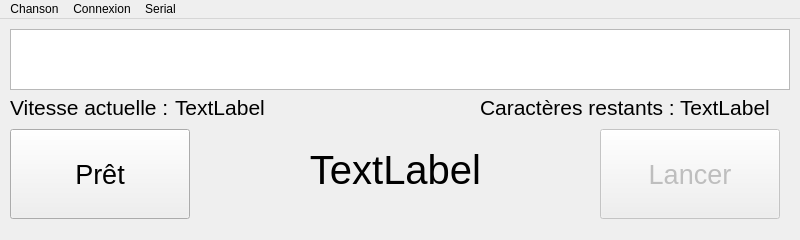
<?xml version="1.0" encoding="UTF-8"?>
<ui version="4.0">
 <class>MainWindow</class>
 <widget class="QMainWindow" name="MainWindow">
  <property name="geometry">
   <rect>
    <x>0</x>
    <y>0</y>
    <width>800</width>
    <height>240</height>
   </rect>
  </property>
  <property name="sizePolicy">
   <sizepolicy hsizetype="Fixed" vsizetype="Fixed">
    <horstretch>0</horstretch>
    <verstretch>0</verstretch>
   </sizepolicy>
  </property>
  <property name="minimumSize">
   <size>
    <width>800</width>
    <height>240</height>
   </size>
  </property>
  <property name="maximumSize">
   <size>
    <width>800</width>
    <height>240</height>
   </size>
  </property>
  <property name="windowTitle">
   <string>Paroles Village Asso</string>
  </property>
  <widget class="QWidget" name="centralWidget">
   <widget class="QTextEdit" name="lyricsViewer">
    <property name="geometry">
     <rect>
      <x>10</x>
      <y>10</y>
      <width>780</width>
      <height>61</height>
     </rect>
    </property>
    <property name="lineWrapMode">
     <enum>QTextEdit::NoWrap</enum>
    </property>
    <property name="readOnly">
     <bool>true</bool>
    </property>
    <property name="html">
     <string>&lt;!DOCTYPE HTML PUBLIC &quot;-//W3C//DTD HTML 4.0//EN&quot; &quot;http://www.w3.org/TR/REC-html40/strict.dtd&quot;&gt;
&lt;html&gt;&lt;head&gt;&lt;meta name=&quot;qrichtext&quot; content=&quot;1&quot; /&gt;&lt;style type=&quot;text/css&quot;&gt;
p, li { white-space: pre-wrap; }
&lt;/style&gt;&lt;/head&gt;&lt;body style=&quot; font-family:'Ubuntu'; font-size:10pt; font-weight:400; font-style:normal;&quot;&gt;
&lt;p style=&quot;-qt-paragraph-type:empty; margin-top:0px; margin-bottom:0px; margin-left:0px; margin-right:0px; -qt-block-indent:0; text-indent:0px;&quot;&gt;&lt;br /&gt;&lt;/p&gt;&lt;/body&gt;&lt;/html&gt;</string>
    </property>
   </widget>
   <widget class="QLabel" name="labelSpeed">
    <property name="geometry">
     <rect>
      <x>10</x>
      <y>80</y>
      <width>161</width>
      <height>16</height>
     </rect>
    </property>
    <property name="font">
     <font>
      <pointsize>16</pointsize>
     </font>
    </property>
    <property name="text">
     <string>Vitesse actuelle :</string>
    </property>
   </widget>
   <widget class="QLabel" name="speed">
    <property name="geometry">
     <rect>
      <x>175</x>
      <y>80</y>
      <width>151</width>
      <height>16</height>
     </rect>
    </property>
    <property name="font">
     <font>
      <pointsize>16</pointsize>
     </font>
    </property>
    <property name="text">
     <string>TextLabel</string>
    </property>
   </widget>
   <widget class="QLabel" name="labelCounter">
    <property name="geometry">
     <rect>
      <x>480</x>
      <y>80</y>
      <width>200</width>
      <height>16</height>
     </rect>
    </property>
    <property name="font">
     <font>
      <pointsize>16</pointsize>
     </font>
    </property>
    <property name="text">
     <string>Caractères restants :</string>
    </property>
   </widget>
   <widget class="QLabel" name="counter">
    <property name="geometry">
     <rect>
      <x>680</x>
      <y>80</y>
      <width>101</width>
      <height>16</height>
     </rect>
    </property>
    <property name="font">
     <font>
      <pointsize>16</pointsize>
     </font>
    </property>
    <property name="text">
     <string>TextLabel</string>
    </property>
   </widget>
   <widget class="QPushButton" name="readyButton">
    <property name="geometry">
     <rect>
      <x>10</x>
      <y>110</y>
      <width>180</width>
      <height>90</height>
     </rect>
    </property>
    <property name="font">
     <font>
      <pointsize>20</pointsize>
     </font>
    </property>
    <property name="text">
     <string>Prêt</string>
    </property>
   </widget>
   <widget class="QPushButton" name="launchButton">
    <property name="enabled">
     <bool>false</bool>
    </property>
    <property name="geometry">
     <rect>
      <x>600</x>
      <y>110</y>
      <width>180</width>
      <height>90</height>
     </rect>
    </property>
    <property name="font">
     <font>
      <pointsize>20</pointsize>
     </font>
    </property>
    <property name="text">
     <string>Lancer</string>
    </property>
   </widget>
   <widget class="QLabel" name="countdown">
    <property name="geometry">
     <rect>
      <x>200</x>
      <y>130</y>
      <width>391</width>
      <height>41</height>
     </rect>
    </property>
    <property name="font">
     <font>
      <pointsize>30</pointsize>
     </font>
    </property>
    <property name="text">
     <string>TextLabel</string>
    </property>
    <property name="alignment">
     <set>Qt::AlignCenter</set>
    </property>
   </widget>
  </widget>
  <widget class="QMenuBar" name="menuBar">
   <property name="geometry">
    <rect>
     <x>0</x>
     <y>0</y>
     <width>800</width>
     <height>24</height>
    </rect>
   </property>
   <widget class="QMenu" name="menuChanson">
    <property name="title">
     <string>Chanson</string>
    </property>
   </widget>
   <widget class="QMenu" name="menuConnection">
    <property name="title">
     <string>Connexion</string>
    </property>
    <addaction name="startServer"/>
    <addaction name="startClient"/>
    <addaction name="textConnexion"/>
   </widget>
   <widget class="QMenu" name="menuSerial">
    <property name="title">
     <string>Serial</string>
    </property>
    <addaction name="connectArduino"/>
   </widget>
   <addaction name="menuChanson"/>
   <addaction name="menuConnection"/>
   <addaction name="menuSerial"/>
  </widget>
  <action name="startServer">
   <property name="text">
    <string>Démarrer le serveur</string>
   </property>
  </action>
  <action name="startClient">
   <property name="text">
    <string>Connexion</string>
   </property>
  </action>
  <action name="textConnexion">
   <property name="text">
    <string>Tester la connexion</string>
   </property>
  </action>
  <action name="connectArduino">
   <property name="text">
    <string>Connexion</string>
   </property>
  </action>
 </widget>
 <layoutdefault spacing="6" margin="11"/>
 <resources/>
 <connections/>
</ui>
